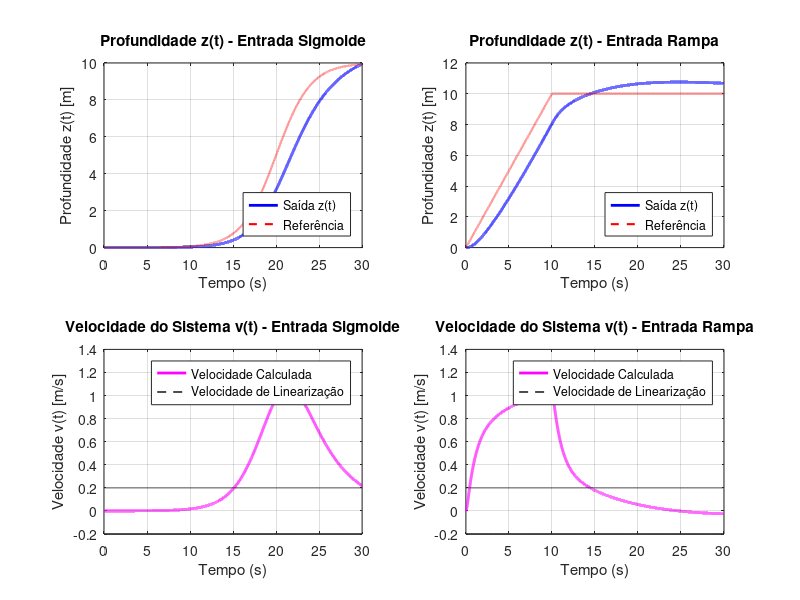
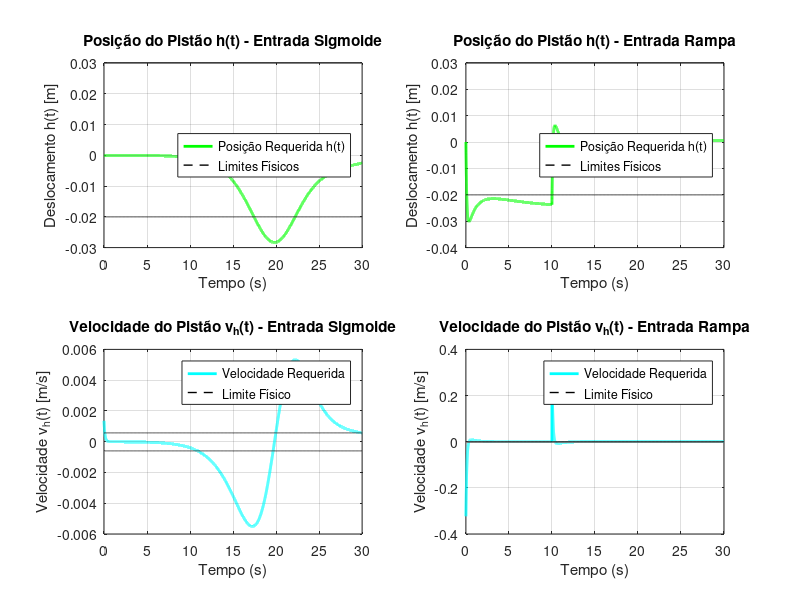

Write MATLAB code to recreate these figures, in order.
clc;
clear all;
close all;
pkg load control;

% -----------------------------
% Definicao da Planta e do Controlador
% -----------------------------
s = tf('s');
G = -62.38 / (3*s^2 + 1.4*s); % Planta

% Ganhos do PID
reescaler = 0.75;
Kp = -0.00654 / reescaler;
Kd = -0.0237 / reescaler;
Ki = -0.000305 / (reescaler^(3/2));
Tf = 0.1;      % Constante de tempo do filtro derivativo

C_pid_real = Kp + Ki/s + (Kd*s)/(Tf*s + 1); % Controlador

% -----------------------------
% Simulacoes Iniciais
% -----------------------------
% Definindo o Sistema em malha fechada
T_pid = feedback(C_pid_real * G, 1);

% Vetor de tempo
t_final = 30;
t = 0:0.001:t_final;

% Funcao degrau atenuada por uma sigmoide
sigmoid = @(x, a) 1 ./ (1 + exp(-a * x));
u_s = sigmoid(t - 20, 0.5) * 10;

% Funcao rampa com saturacao em 1
u_r = max(0, min(t * 1, 10));

% Calculando a resposta da profundidade z(t)
[z_s, t_s_out] = lsim(T_pid, u_s, t);
[z_r, t_r_out] = lsim(T_pid, u_r, t);

% Calculando a posicao do pistao h(t)
T_h = C_pid_real / (1 + C_pid_real * G);
[h_s, t_h_s_out] = lsim(T_h, u_s, t);
[h_r, t_h_r_out] = lsim(T_h, u_r, t);

% Calculando a velocidade do sistema v(t)
v_s = diff(z_s) ./ diff(t_s_out);
v_r = diff(z_r) ./ diff(t_r_out);
t_V_out = t_s_out(1:end-1); % Ajusta o vetor de tempo

% Calculando a velocidade do pistao v_h(t)
v_h_s = diff(h_s) ./ diff(t_h_s_out);
v_h_r = diff(h_r) ./ diff(t_h_r_out);
t_v_out = t_h_s_out(1:end-1); % Ajusta o vetor de tempo

% -----------------------------
% Definicaoo dos Limites Fisicos
% -----------------------------
h_lim_extensao = 0.03;
h_lim_contracao = -0.02;
v_h_limite = 0.5814 / 1000;
v_limite = 0.2;

% -----------------------------
% Figura 1: Informacoes do Sistema
% -----------------------------
figure(1);

% Grafico 1: Resposta da Profundidade z(t) com entrada Sigmoide
subplot(2, 2, 1);
plot(t, z_s, 'b', 'LineWidth', 2); hold on;
plot(t, u_s, 'r--', 'LineWidth', 1.5); grid on;
title("Profundidade z(t) - Entrada Sigmoide");
xlabel("Tempo (s)"); ylabel("Profundidade z(t) [m]");
legend("Saída z(t)", "Referência", 'Location', 'southeast');

% Grafico 2: Resposta da Profundidade z(t) com entrada Rampa
subplot(2, 2, 2);
plot(t, z_r, 'b', 'LineWidth', 2); hold on;
plot(t, u_r, 'r--', 'LineWidth', 1.5); grid on;
title("Profundidade z(t) - Entrada Rampa");
xlabel("Tempo (s)"); ylabel("Profundidade z(t) [m]");
legend("Saída z(t)", "Referência", 'Location', 'southeast');

% Grafico 3: Velocidade do Sistema v(t) com entrada Sigmoide
subplot(2, 2, 3);
plot(t_V_out, v_s, 'm', 'LineWidth', 2); hold on;
plot(t_V_out, v_limite * ones(size(t_V_out)), 'k--', 'LineWidth', 1);
plot(t_V_out, -v_limite * ones(size(t_V_out)), 'k--', 'LineWidth', 1); grid on;
title("Velocidade do Sistema v(t) - Entrada Sigmoide");
xlabel("Tempo (s)"); ylabel("Velocidade v(t) [m/s]");
legend("Velocidade Calculada", "Velocidade de Linearização", 'Location', 'northeast');

% Grafico 4: Velocidade do Sistema v(t) com entrada Rampa
subplot(2, 2, 4);
plot(t_V_out, v_r, 'm', 'LineWidth', 2); hold on;
plot(t_V_out, v_limite * ones(size(t_V_out)), 'k--', 'LineWidth', 1);
plot(t_V_out, -v_limite * ones(size(t_V_out)), 'k--', 'LineWidth', 1); grid on;
title("Velocidade do Sistema v(t) - Entrada Rampa");
xlabel("Tempo (s)"); ylabel("Velocidade v(t) [m/s]");
legend("Velocidade Calculada", "Velocidade de Linearização", 'Location', 'northeast');


% -----------------------------
% Figura 2: Informacoes do Pistao
% -----------------------------
figure(2);

% Grafico 1: Posicao do Pistao h(t) com entrada Sigmoide
subplot(2, 2, 1);
plot(t_h_s_out, h_s, 'g', 'LineWidth', 2); hold on;
plot(t_h_s_out, h_lim_extensao * ones(size(t_h_s_out)), 'k--', 'LineWidth', 1);
plot(t_h_s_out, h_lim_contracao * ones(size(t_h_s_out)), 'k--', 'LineWidth', 1); grid on;
title("Posição do Pistão h(t) - Entrada Sigmoide");
xlabel("Tempo (s)"); ylabel("Deslocamento h(t) [m]");
legend("Posição Requerida h(t)", "Limites Físicos", 'Location', 'east');

% Grafico 2: Posicao do Pistao h(t) com entrada Rampa
subplot(2, 2, 2);
plot(t_h_r_out, h_r, 'g', 'LineWidth', 2); hold on;
plot(t_h_r_out, h_lim_extensao * ones(size(t_h_r_out)), 'k--', 'LineWidth', 1);
plot(t_h_r_out, h_lim_contracao * ones(size(t_h_r_out)), 'k--', 'LineWidth', 1); grid on;
title("Posição do Pistão h(t) - Entrada Rampa");
xlabel("Tempo (s)"); ylabel("Deslocamento h(t) [m]");
legend("Posição Requerida h(t)", "Limites Físicos", 'Location', 'east');

% Grafico 3: Velocidade do Pistao v_h(t) com entrada Sigmoide
subplot(2, 2, 3);
plot(t_v_out, v_h_s, 'c', 'LineWidth', 2); hold on;
plot(t_v_out, v_h_limite * ones(size(t_v_out)), 'k--', 'LineWidth', 1);
plot(t_v_out, -v_h_limite * ones(size(t_v_out)), 'k--', 'LineWidth', 1); grid on;
title("Velocidade do Pistão v_h(t) - Entrada Sigmoide");
xlabel("Tempo (s)"); ylabel("Velocidade v_h(t) [m/s]");
legend("Velocidade Requerida", "Limite Físico", 'Location', 'northeast');

% Grafico 4: Velocidade do Pistao v_h(t) com entrada Rampa
subplot(2, 2, 4);
plot(t_v_out, v_h_r, 'c', 'LineWidth', 2); hold on;
plot(t_v_out, v_h_limite * ones(size(t_v_out)), 'k--', 'LineWidth', 1);
plot(t_v_out, -v_h_limite * ones(size(t_v_out)), 'k--', 'LineWidth', 1); grid on;
title("Velocidade do Pistão v_h(t) - Entrada Rampa");
xlabel("Tempo (s)"); ylabel("Velocidade v_h(t) [m/s]");
legend("Velocidade Requerida", "Limite Físico", 'Location', 'northeast');

v_h_s_pico = max(abs(v_h_s));
v_h_r_pico = max(abs(v_h_r));
v_pico_s = max(abs(v_s));
v_pico_r = max(abs(v_r));

fprintf("Velocidade máxima permitida do pistão: %f m/s\n", v_h_limite);
fprintf('Pico de velocidade do pistão (sigmoide): %f m/s\n', v_h_s_pico);
fprintf('Pico de velocidade do pistão (rampa): %f m/s\n', v_h_r_pico);
fprintf('Pico de velocidade do sistema (sigmoide): %f m/s\n', v_pico_s);
fprintf('Pico de velocidade do sistema (rampa): %f m/s\n', v_pico_r);
